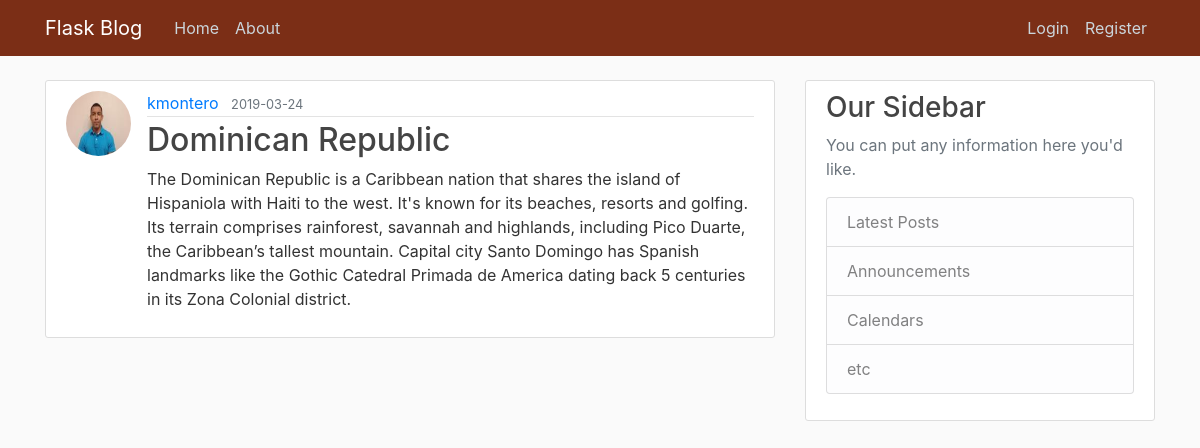
/post/1, run on the app's committed database.
### app/models.py (models this page shows, shortened)
class User(db.Model, UserMixin):
    id = db.Column(db.Integer, primary_key =True)
    username = db.Column(db.String(20), unique=True, nullable=False)
    email = db.Column(db.String(120), unique=True, nullable=False)
    image_file = db.Column(db.String(20), nullable=False, default='default.jpg')
    password = db.Column(db.String(60), nullable=False)
    posts = db.relationship('Post', backref='author', lazy=True)

class Post(db.Model):
    id = db.Column(db.Integer, primary_key=True)
    title = db.Column(db.String(100), nullable=False)
    date_posted = db.Column(db.DateTime, nullable=False, default= datetime.utcnow)
    content = db.Column(db.Text, nullable=False)
    user_id = db.Column(db.Integer, db.ForeignKey('user.id'), nullable=False)

### app/routes.py (the view)
@app.route("/post/<int:post_id>")
def post(post_id):
    post = Post.query.get_or_404(post_id)
    return render_template('post.html', title=post.title, post=post)

### app/templates/post.html (shortened to what this page needs)
{% extends 'layout.html' %}
{% block content %}
<article class="media content-section">
    <img class="rounded-circle article-img" src="{{ url_for('static', filename='profile_pics/'+ post.author.image_file) }}">
    <div class="media-body">
        <div class="article-metadata">
            <a class="mr-2" href="#">{{ post.author.username }}</a>
            <small class="text-muted">{{ post.date_posted.strftime('%Y-%m-%d') }}</small></div>
        <h2 class="article-title">{{ post.title }}</h2>
        <p class="article-content">{{ post.content }}</p>
    </div>
</article>
{% endblock content%}

### app/static/main.css (style rules this page uses)
body { background: #fafafa; color: #333333; margin-top: 5rem; }
h1, h2, h3, h4, h5, h6 { color: #444444; }
.content-section { background: #ffffff; padding: 10px 20px; border: 1px solid #dddddd; border-radius: 3px; margin-bottom: 20px; }
.article-title { color: #444444; }
.article-content { white-space: pre-line; }
.article-img { height: 65px; width: 65px; margin-right: 16px; }
.article-metadata { padding-bottom: 1px; margin-bottom: 4px; border-bottom: 1px solid #e3e3e3 }

### data on the page
User: image_file (picture), author.username "kmontero"
Post: date_posted "2019-03-24", title "Dominican Republic", content "The Dominican Republic is a Caribbean nation that shares the island of Hispaniola with Haiti to the west. It's known for its beaches, resorts and golfing. Its terrain comprises rainforest, savannah and highlands, including Pico Duarte, the Caribbean’s tallest mountain. Capital city Santo Domingo has Spanish landmarks like the Gothic Catedral Primada de America dating back 5 centuries in its Zona Colonial district."
